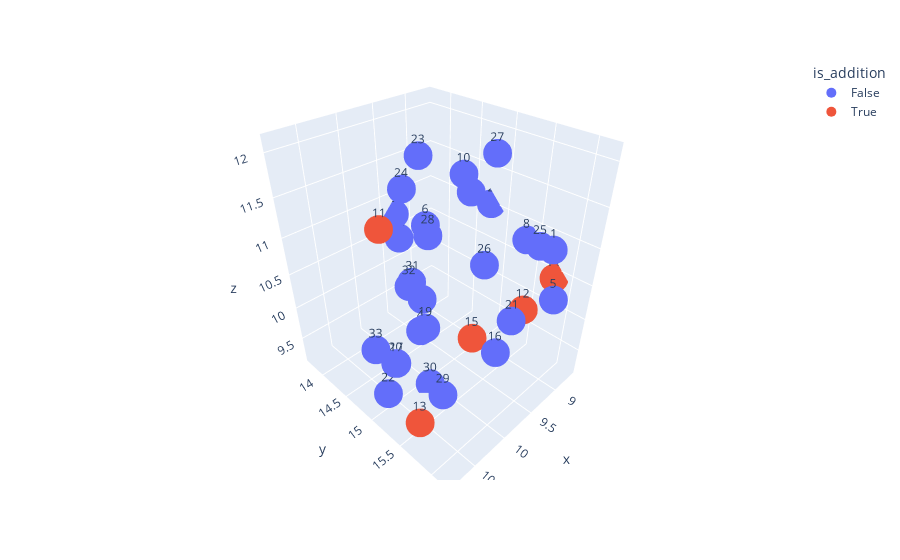

Source (notebook cell):
### Markdown cell above
### Merging all

### Code cell
full_style_df = pd.concat([tf_idf_stopwords, tf_idf_pos, tf_idf_dep, tf_idf_tense], axis=1)

umap = UMAP(n_components=3)

tf_idf_reduced = pd.DataFrame(umap.fit_transform(full_style_df), columns=["x", "y", "z"], index=chapter_info.keys())
tf_idf_reduced["chapter"] = tf_idf_reduced.index

tf_idf_reduced["is_addition"] = tf_idf_reduced["chapter"].apply(lambda x: int(x) in list(range(11, 16)))
fig = px.scatter_3d(tf_idf_reduced, y="y", x="x", z="z", text="chapter", color="is_addition")
fig.update_traces(marker_size=10)
fig.show()

### Figure 1 — Plotly figure (JSON) as saved in the notebook; plotly's stock layout.template omitted (floating-point values rounded to 4 significant figures)
{"data": [{"hovertemplate": "is_addition=False<br>x=%{x}<br>y=%{y}<br>z=%{z}<br>chapter=%{text}<extra></extra>", "legendgroup": "False", "marker": {"color": "#636efa", "size": 10, "symbol": "circle"}, "mode": "markers+text", "name": "False", "scene": "scene", "showlegend": true, "text": ["1", "2", "3", "4", "5", "6", "7", "8", "9", "10", "16", "17", "18", "19", "20", "21", "22", "23", "24", "25", "26", "27", "28", "29", "30", "31", "32", "33"], "type": "scatter3d", "x": [9.236, 8.656, 9.526, 9.952, 9.282, 9.136, 8.916, 8.706, 9.341, 9.884, 9.72, 10.83, 9.309, 10.74, 10.23, 9.885, 10.79, 10.02, 10.01, 9.634, 9.592, 9.367, 9.495, 10.4, 10.09, 9.802, 10.69, 10.69], "y": [16.06, 14.77, 14.42, 14.84, 16.18, 14.09, 14.66, 15.38, 13.72, 15.41, 15.81, 15.44, 13.75, 15.77, 14.66, 16.09, 15.21, 14.95, 14.67, 16.15, 15.48, 15.37, 14.51, 15.66, 15.13, 14.54, 15.51, 14.91], "z": [11.19, 11.02, 9.802, 9.79, 10.65, 10.63, 11.23, 10.78, 10.73, 12.02, 9.94, 10.31, 10.36, 10.92, 9.297, 10.68, 9.642, 12.1, 11.65, 11.46, 10.9, 12.06, 10.81, 9.668, 9.19, 10.29, 11.22, 10.03]}, {"hovertemplate": "is_addition=True<br>x=%{x}<br>y=%{y}<br>z=%{z}<br>chapter=%{text}<extra></extra>", "legendgroup": "True", "marker": {"color": "#EF553B", "size": 10, "symbol": "circle"}, "mode": "markers+text", "name": "True", "scene": "scene", "showlegend": true, "text": ["11", "12", "13", "14", "15"], "type": "scatter3d", "x": [10.1, 8.996, 10.6, 8.688, 9.502], "y": [14.35, 15.64, 15.51, 15.81, 15.28], "z": [11.08, 10.03, 9.242, 10.43, 9.666]}], "layout": {"legend": {"title": {"text": "is_addition"}, "tracegroupgap": 0}, "margin": {"t": 60}, "scene": {"domain": {"x": [0, 1], "y": [0, 1]}, "xaxis": {"title": {"text": "x"}}, "yaxis": {"title": {"text": "y"}}, "zaxis": {"title": {"text": "z"}}}}}
